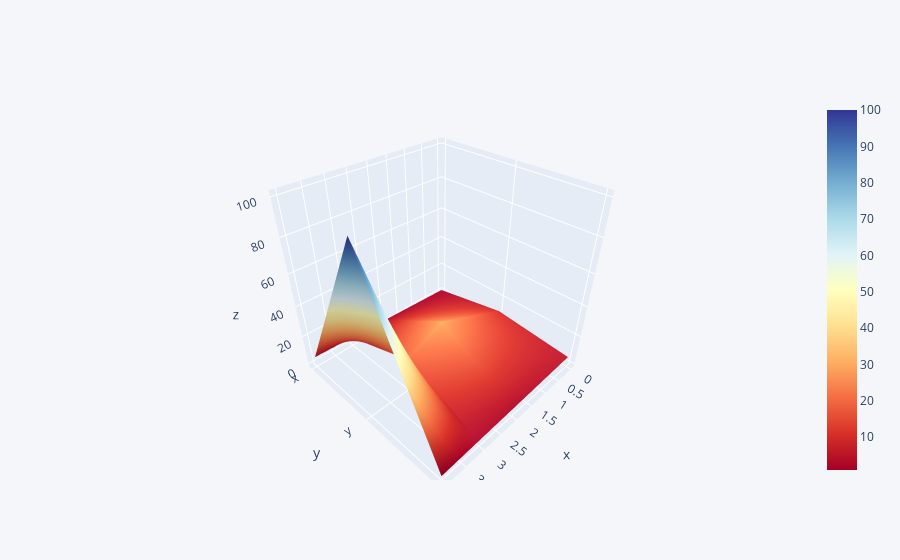

The notebook cell saved with this chart:
### Code cell
df3.iplot(kind='surface', colorscale='rdylbu')

### Figure 1 — Plotly figure (JSON) as saved in the notebook; plotly's stock layout.template omitted (floating-point values rounded to 4 significant figures)
{"data": [{"colorscale": [[0, "rgb(165,0,38)"], [0.1, "rgb(215,48,39)"], [0.2, "rgb(244,109,67)"], [0.3, "rgb(253,174,97)"], [0.4, "rgb(254,224,144)"], [0.5, "rgb(255,255,191)"], [0.6, "rgb(224,243,248)"], [0.7, "rgb(171,217,233)"], [0.8, "rgb(116,173,209)"], [0.9, "rgb(69,117,180)"], [1, "rgb(49,54,149)"]], "type": "surface", "x": [0, 1, 2, 3, 4], "y": ["x", "y", "z"], "z": [[1, 2, 3, 4, 5], [10, 20, 30, 20, 100], [5, 4, 3, 2, 1]]}], "layout": {"legend": {"bgcolor": "#F5F6F9", "font": {"color": "#4D5663"}}, "paper_bgcolor": "#F5F6F9", "plot_bgcolor": "#F5F6F9", "title": {"font": {"color": "#4D5663"}}, "xaxis": {"gridcolor": "#E1E5ED", "showgrid": true, "tickfont": {"color": "#4D5663"}, "title": {"font": {"color": "#4D5663"}, "text": ""}, "zerolinecolor": "#E1E5ED"}, "yaxis": {"gridcolor": "#E1E5ED", "showgrid": true, "tickfont": {"color": "#4D5663"}, "title": {"font": {"color": "#4D5663"}, "text": ""}, "zerolinecolor": "#E1E5ED"}}}
